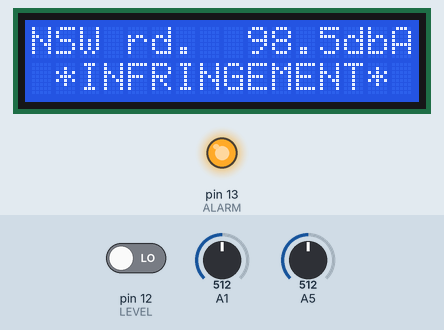
Simulated run of this sketch. Board: Arduino Uno, built with avr-gcc and run on an emulated ATmega328P. On the bench: 16×2 character LCD, output pins drawn as LEDs (lit = HIGH). Dashed ring = blinking. Inputs (shaded band) come from the test bench; at power-on: A1 = 512, pin 12 (LEVEL) LOW, A5 = 512.

Above: at 1.2 s.
1.3 s: A1 set to 201
At 5.1 s:
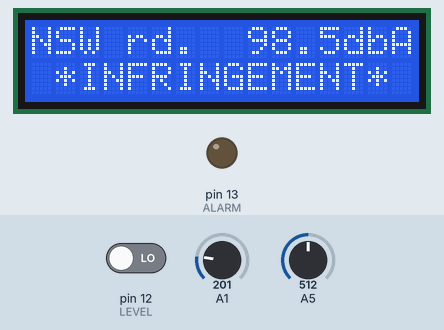
11.6 s: A1 set to 190
At 15.4 s:
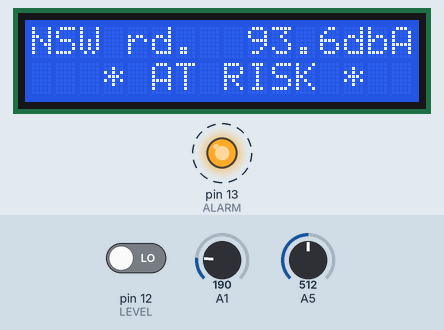
18.6 s: pin 12 (LEVEL) driven HIGH
At 21.8 s:
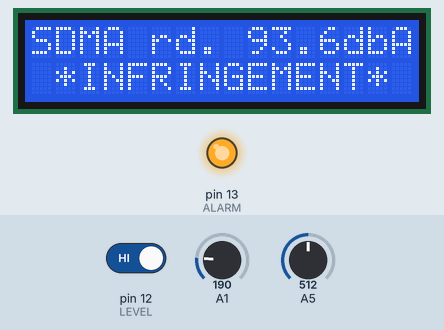
27.1 s: A1 set to 15
At 31.4 s:
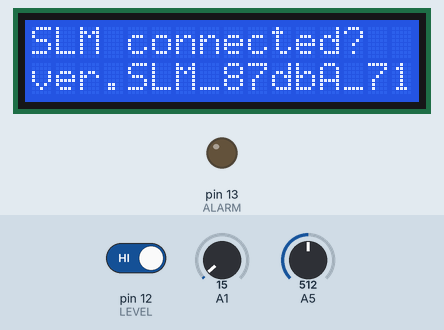
37.4 s: A1 set to 18
38.9 s: A1 set to 23
Timing chart, 0 to 43.2 s (numbered marks = the images above; inputs shaded):
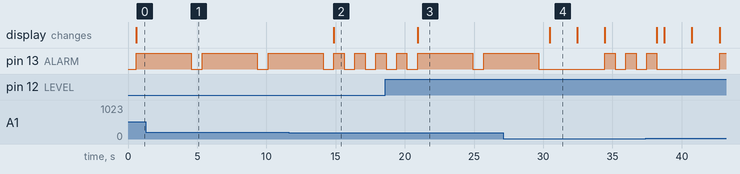

The sketch:

SLM_alarm.ino
```cpp
  // Credit: David King for
  // Original code and changes up until August 2024
  // 18 February 2020
  // dbVal1 & 2 to float int
  // Batt test added
  // Radio link test added when SLM off (useful as SLM fail detect)
  // State round added

  // 4 August 2020
  // removed SDMA alarm output to Tx. - nuisance!
  // 'at risk' reading on display retained.

  // 24 August 2020
  // 5 beeps & peak detect added for test purposes.
  // this version still in use Aug. 2022

  #include <LiquidCrystal.h>

  #include <Wire.h>

  LiquidCrystal lcd(8,9,4,5,6,7);

  const int ALARM = 13;        // Alarm output (on-board red LED) & Alarm relay drive + buzzer + panel LED
  const int LEVEL = 12;        // High = Club rd. level (87dbA), low = State rd. level (95dbA)

  void setup()

 {

  lcd.begin(16,2);              // start lcd
  Serial.begin(9600);           // start serial
  pinMode (ALARM, OUTPUT);
  pinMode (LEVEL, INPUT);

 }


  void loop()

 {

  int SLMRead1 = 0; int SLMRead2 = 0;  float dbMax = 0;
  float dbAVal1 = 0; float dbAVal2 = 0; float dbPeak = 0;
  float BattIn = 0; float Batt = 0; float BattVolts = 0;


  delay(10);

  BattIn = analogRead(A5);                     // BattIn = 12V SLA / 4 (ie, ~ 3V)
  Batt = BattIn * 4;                           // ADC value x 4
  BattVolts = Batt * 5 / 1023;                 // convert ADC value to volts DC

  SLMRead1 = analogRead(A1);                   // read input A1 (SLM DC) to SLMRead1
  SLMRead1 = constrain(SLMRead1, 0 , 200);     // limits val to 95dbA
  dbAVal1 = SLMRead1 / 2.03;
  delay (500);                                 // wait 0.5 sec
  SLMRead2 = analogRead(A1);                   // take another reading, store at SLMRead2
  SLMRead2 = constrain(SLMRead2, 0, 200);      // limit value to 95dbA, as above
  dbAVal2 = SLMRead2 / 2.03;
  dbMax = max(dbAVal1, dbAVal2);


 if(dbMax < 10)     // SLM not connected or not working.

 {

  lcd.clear();
  lcd.setCursor(0,0);
  lcd.print("SLM connected?");
  lcd.setCursor(0,1);
  lcd.print("ver.SLM_87dbA_71");
  delay(2000);
  lcd.clear();
  lcd.setCursor(0,0);
  lcd.print("Batt. =  ");
  lcd.setCursor(8,0);
  lcd.print(BattVolts,2);
  lcd.setCursor(13,0);
  lcd.print("V");
  delay(2000);
  lcd.clear();
  lcd.setCursor(0,0);
  lcd.print("Radio test...");
  digitalWrite(ALARM, HIGH);
  delay(750);
  digitalWrite(ALARM, LOW);
  delay(750);
  digitalWrite(ALARM, HIGH);
  delay(750);
  digitalWrite(ALARM, LOW);
  delay(750);
  digitalWrite(ALARM, HIGH);
  delay(750);
  digitalWrite(ALARM, LOW);
  lcd.clear();


 }

 if(digitalRead(LEVEL) == HIGH and (dbMax) >= 87)

 {

  lcd.clear();
  lcd.setCursor (0,0);
  lcd.print("SDMA rd.");
  lcd.setCursor (9,0);
  lcd.print (dbMax, 1);
  lcd.setCursor (13,0);
  lcd.print("dbA");
  lcd.setCursor (0,1);
  lcd.print(" *INFRINGEMENT*");
  digitalWrite(ALARM, HIGH);
  delay(4000);
  digitalWrite(ALARM, LOW);
  delay(250);
  // digitalWrite(ALARM, HIGH);
  // delay(500);
  // digitalWrite(ALARM, LOW);
  // insert peak detect here
  // delay(500);
  // digitalWrite(ALARM, HIGH);
  // delay(500);
  // digitalWrite(ALARM, LOW);
  // insert peak detect here
  // delay(500);
  // digitalWrite(ALARM, HIGH);
  // delay(500);
  // digitalWrite(ALARM, LOW);
  // insert peak detect here
  // delay(500);
  // digitalWrite(ALARM, HIGH);
  // delay(500);
  // digitalWrite(ALARM, LOW):
  // insert peak detect here
  // delay(500);
  // digitalWrite(ALARM, HIGH);
  // delay(500);
  // digitalWrite(ALARM, LOW);
  // insert peak detect here
  // delay(900);
  // lcd.clear();
  // lcd.setCursor (0,0);
  // insert top row "dbPeak = xx.xdbA"
  // delay(2000);


  }

 if(digitalRead(LEVEL) == HIGH and (dbMax) >= 80 and (dbMax) <= 86)

 {

  lcd.clear();
  lcd.setCursor (0,0);
  lcd.print("SDMA rd.");
  lcd.setCursor (9,0);
  lcd.print (dbMax, 1);
  lcd.setCursor (13,0);
  lcd.print("dbA");
  lcd.setCursor (3,1);
  lcd.print("* AT RISK *");
  //digitalWrite(ALARM, HIGH);
  //delay(750);
  //digitalWrite(ALARM, LOW);
  //delay(750);
  //digitalWrite(ALARM, HIGH);
  //delay(750);
  //digitalWrite(ALARM, LOW);
  delay(250);

 }

  if(digitalRead(LEVEL) == HIGH and (dbMax) >= 25 and (dbMax) <= 79)

 {

  lcd.clear();
  lcd.setCursor (0,0);
  lcd.print("SDMA rd.");
  lcd.setCursor (9,0);
  lcd.print (dbMax, 1);
  lcd.setCursor (13,0);
  lcd.print("dbA");
  lcd.setCursor(0,1);
  lcd.print("<OK>");
  lcd.setCursor (5,1);
  lcd.print(dbAVal1,1);
  lcd.setCursor(11,1);
  lcd.print(dbAVal2,1);
  delay(250);

 }

 if(digitalRead(LEVEL) == LOW and (dbMax) >= 95)

 {

  lcd.clear();
  lcd.setCursor (0,0);
  lcd.print("NSW rd.");
  lcd.setCursor (9,0);
  lcd.print (dbMax, 1);
  lcd.setCursor (13,0);
  lcd.print("dbA");
  lcd.setCursor (0,1);
  lcd.print(" *INFRINGEMENT*");
  digitalWrite(ALARM, HIGH);
  delay(4000);
  digitalWrite(ALARM, LOW);
  delay(250);

 }

  if(digitalRead(LEVEL) == LOW and (dbMax) >= 88 and (dbMax) <= 94)

 {

  lcd.clear();
  lcd.setCursor (0,0);
  lcd.print("NSW rd.");
  lcd.setCursor (9,0);
  lcd.print (dbMax, 1);
  lcd.setCursor (13,0);
  lcd.print("dbA");
  lcd.setCursor (3,1);
  lcd.print("* AT RISK *");
  digitalWrite(ALARM, HIGH);
  delay(750);
  digitalWrite(ALARM, LOW);
  delay(750);
  digitalWrite(ALARM, HIGH);
  delay(750);
  digitalWrite(ALARM, LOW);
  delay(250);

 }


 if(digitalRead(LEVEL) == LOW and (dbMax) >= 25 and (dbMax) <= 87)

 {

  lcd.clear();
  lcd.setCursor (0,0);
  lcd.print("NSW rd.");
  lcd.setCursor (9,0);
  lcd.print (dbMax, 1);
  lcd.setCursor (13,0);
  lcd.print("dbA");
  lcd.setCursor(0,1);
  lcd.print("<OK>");
  lcd.setCursor (5,1);
  lcd.print(dbAVal1,1);
  lcd.setCursor(11,1);
  lcd.print(dbAVal2,1);
  delay(250);
 }
 }
```

Measured:
- the behaviour switches between 191 and 190 on A1 (found by bisection; images 1 and 2)
- after the input at 11.6 s, the display: changes after 3.3 s (image 2)
- after the input at 18.6 s, the display: changes after 2.3 s (image 3)
- after the input at 27.1 s, the display: changes after 3.3 s (image 4)
- what the display in image 4 shows lasts 2.1 s, from 30.4 s to 32.5 s
